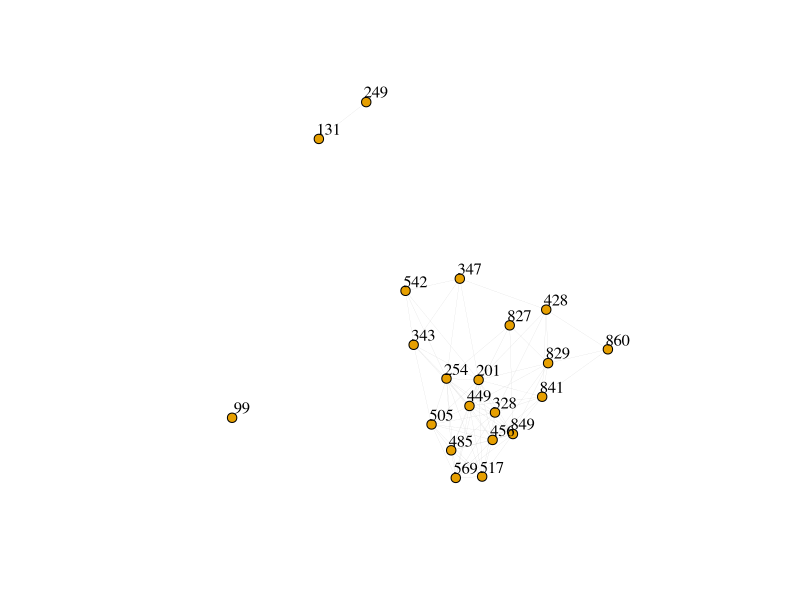
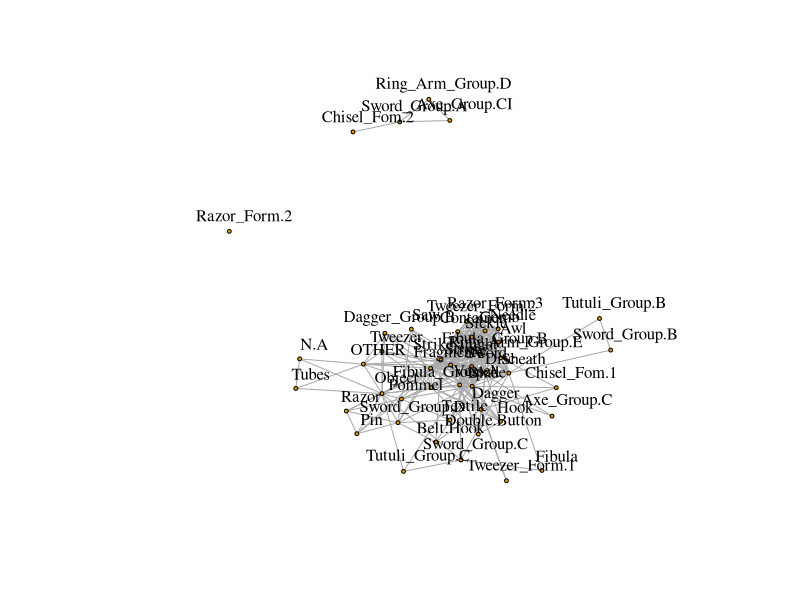
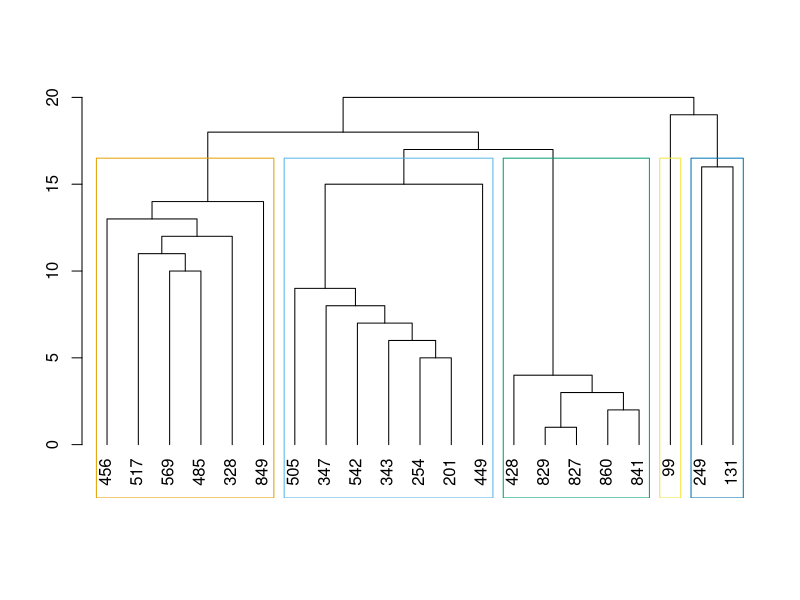
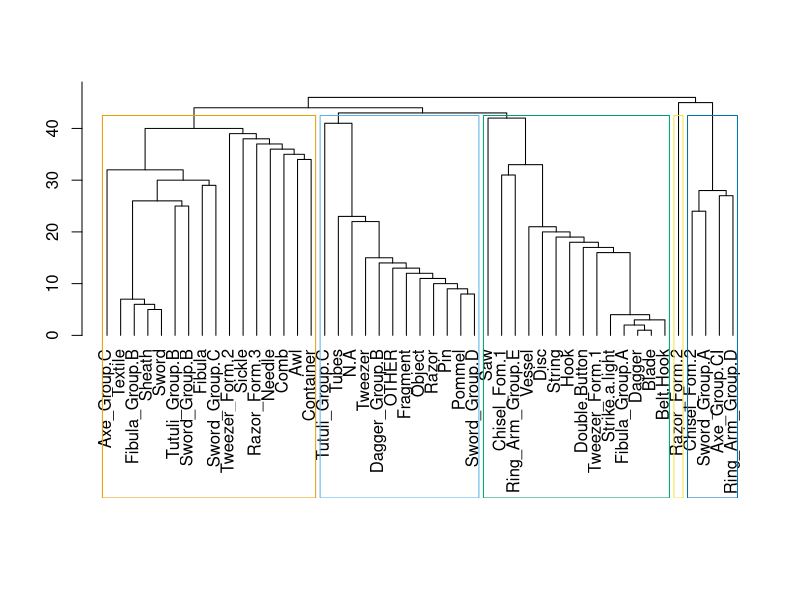
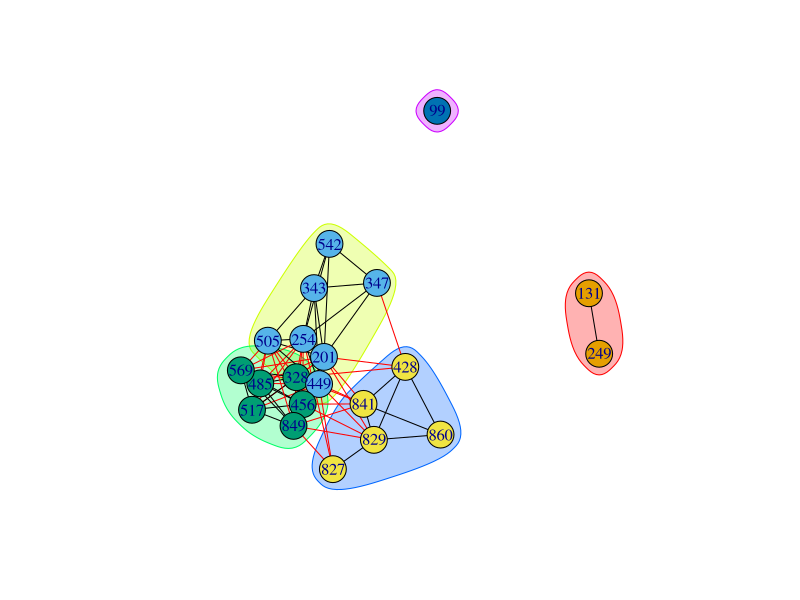
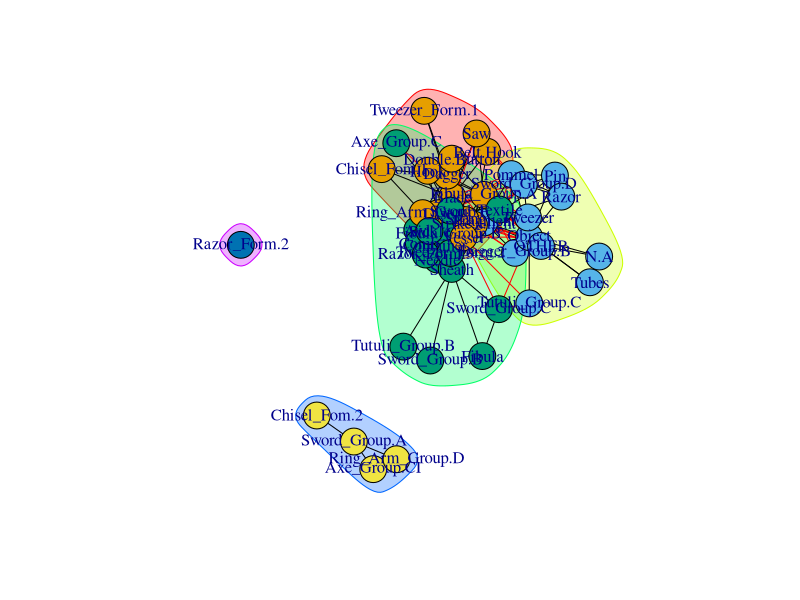

These charts were generated, in order, by the following R code: (Note: this script raises an error after producing the figures.)
library(igraph)
setwd("~/Dropbox/#PHD/DATA ANALYSIS/R/Egtved Contemporaries")
#Above is mac wd.For windows use setwd("C:/Users/Lofel/Dropbox/#PHD/DATA ANALYSIS/R/Egtved Contemporaries")
data <- read.csv("Male per II.csv", header = TRUE, row.names = 1, sep = ";")
incidencegraph <- graph_from_incidence_matrix(data)
burial.bp <- bipartite.projection(incidencegraph)
burial.bp

plot(burial.bp$proj1, vertex.label.color="black", vertex.label.dist=1, vertex.size=5, edge.width = 0.1)
plot(burial.bp$proj2, vertex.label.color="black", vertex.label.dist=1.5, vertex.size=2)
cfg1 <- cluster_fast_greedy(burial.bp$proj1)
cfg2 <- cluster_fast_greedy(burial.bp$proj2)
dendPlot(cfg1, mode="hclust")
dendPlot(cfg2, mode="hclust")
plot(cfg1, burial.bp$proj1)
plot(cfg2, burial.bp$proj2)

# Get adjacency matrix out of the incidence graph
# using  get.adjacency(incidencegraph, type=c("both"), attr="NULL", names=TRUE, sparse=FALSE) 

adj_burial <- get.adjacency(incidencegraph, type= "both")
adj_burial

# convert the matrix (dgcMatrix)) into a dataframe, need the tidyverse library for pipes
install.packages("tidyverse")
library(tidyverse)

a_burial <- adj_burial %>% 
  as.matrix %>%
  as.data.frame
write.csv(a_burial,"output/Adjacency.csv") # generates a csv with adjacency in "output" folder in your WD
